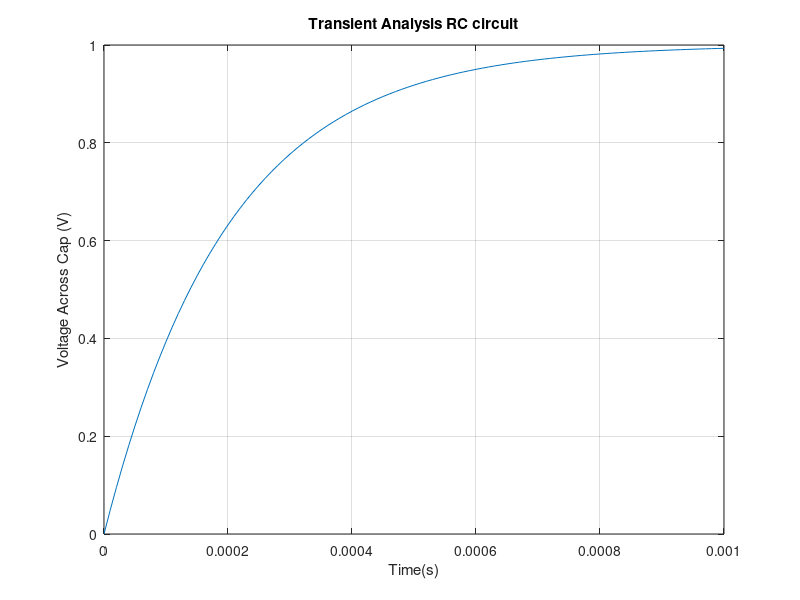
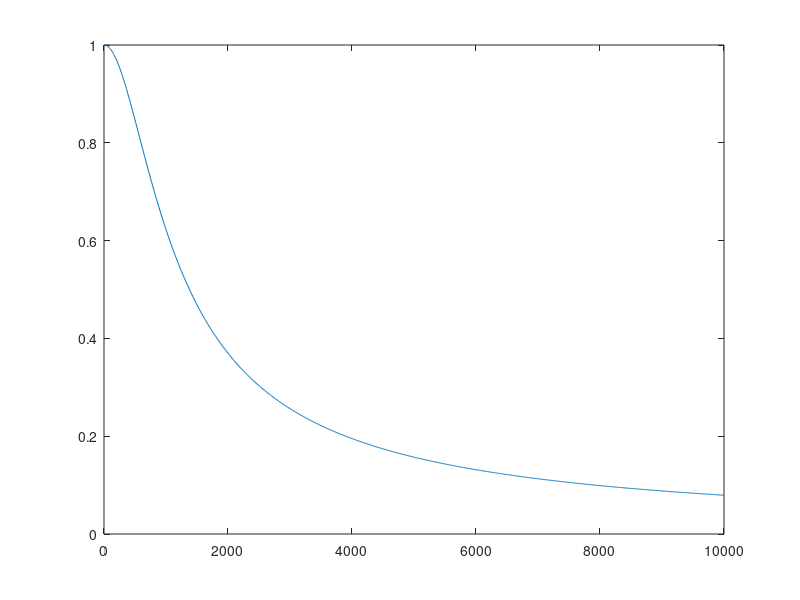
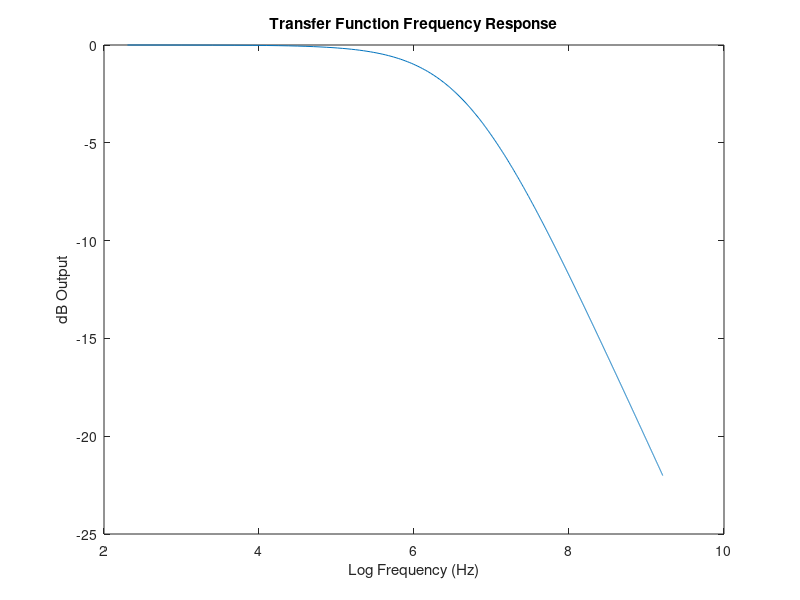
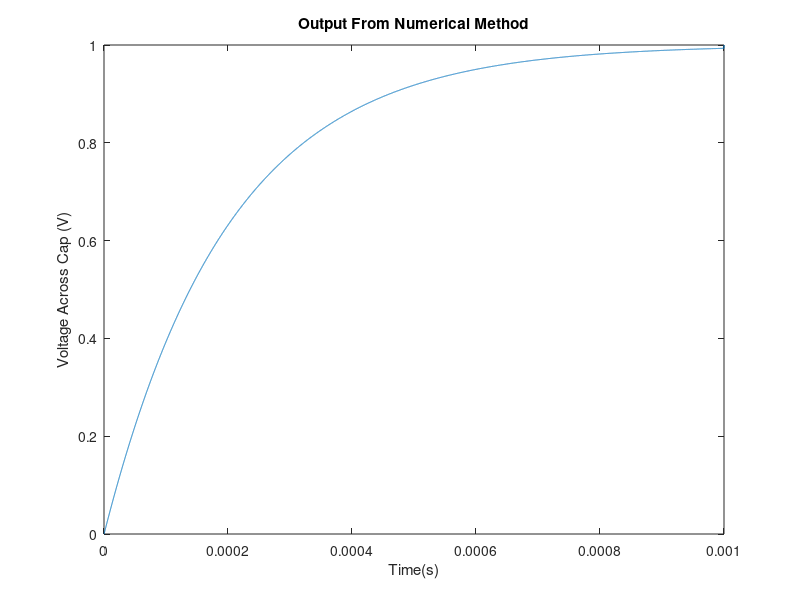

Source code (MATLAB) for these figures, in order:
% Define Voltage source, Capacitor, and Time lapse
Vs = 1;
C = 10e-6
t = 0: 0.00001: 0.0010;

% Define resistor, time constant, and output
R = 20;
tau = R*C;
Vo = Vs * (1 - exp(-t/tau));

%Plot Transient Analysis
figure(1)
plot(t,Vo)
grid on
title('Transient Analysis RC circuit')
xlabel('Time(s)')
ylabel('Voltage Across Cap (V)')




%Transfer Function

f = 0:10:10000
w = 2*pi*f
H = 1./((1i*w*R*C)+1);

figure(2)
plot (f,abs(H))

figure(3)
plot(log(f),20*log10(H))
title('Transfer Function Frequency Response')
xlabel('Log Frequency (Hz)')
ylabel('dB Output')


%%Numerical Solving 
R=20;
C=10*10^-6;
Vs=1;
t=linspace(0,0.001,10000);
Vc=zeros(1,length(t));
RC=R*C;
tx = (t(2)-t(1));
Vc(length(t))=1;
for i=2:length(t)-2
    Vc(i+1)=((C*(Vc(i))/tx)+(Vs/R))*(((C/tx)+1/R)^-1);
    
end
figure()
plot(t,Vc)
title('Output From Numerical Method')
xlabel('Time(s)')
ylabel('Voltage Across Cap (V)')





%%Vrms Calculation --> Vrms = sqrt(4kTRB)

%Vrms = 0.000000045 V


